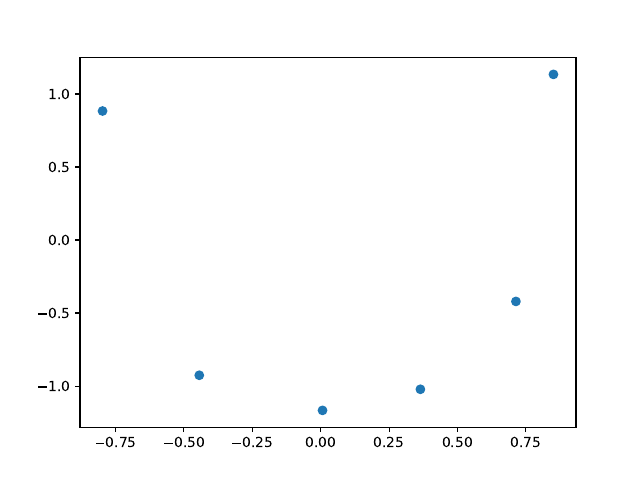

The Python source for this figure:
#!/usr/bin/env python3

import random
from matplotlib import pyplot as plt
import sys, re
import numpy as np

inputfile = sys.argv[1]
try:
  stream = open(inputfile)
except IOError as err:
  sys.stderr.write('{}: {}\n'.format(sys.argv[0],err))
  exit(1)

x = []
y = []
re_se_m = '(-*\d+.\d*),(-*\d+.\d*)'
n = 0
  
for line in stream:
  re_se = re.search(r'{}'.format(re_se_m), line)
  if re_se:
    x.append(float(re_se.group(1)))
    y.append(float(re_se.group(2)))
    n += 1

stream.close

for a in range(n):
  print('{}  {}'.format(x[a],y[a]))
fig, ax = plt.subplots()
ax.scatter(x,y)
fig.savefig('plot.pdf')
